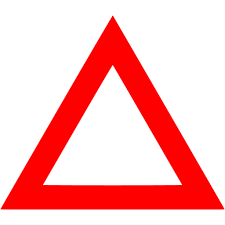
#> input picture ho_red_tri.png, 225 x 225 px
$ python -i detect_col.py   (imports and definitions only)
#> lines starting #> are read from the running program, lines starting #| are printed output that depends on the picture
import cv2
import numpy as np
import os
import matplotlib.pyplot as plt
import matplotlib.image as mping


def detect_col(image):
    image = image.astype('uint8')
    imm = cv2.bitwise_not(cv2.resize(cv2.cvtColor(image, cv2.COLOR_RGB2GRAY),(72,72))) # if it is red then it will return black image else white shape
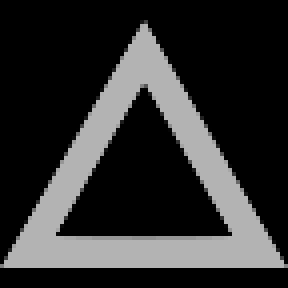
#> imm: shape (72, 72) (shown 4 times larger); min 0, max 179, mean 47.6
    imm = cv2.threshold(imm,180,255,cv2.THRESH_BINARY)[1]
#> imm: shape (72, 72); every value is 0
    k = np.sum(imm)
#> k = 0
    if k > 10: #flag 1  for blue
        return 1
    else:
        return 0

>>> import cv2
>>> picture = cv2.cvtColor(cv2.imread('ho_red_tri.png'), cv2.COLOR_BGR2RGB)
>>> result = detect_col(picture)
#> result = 0
